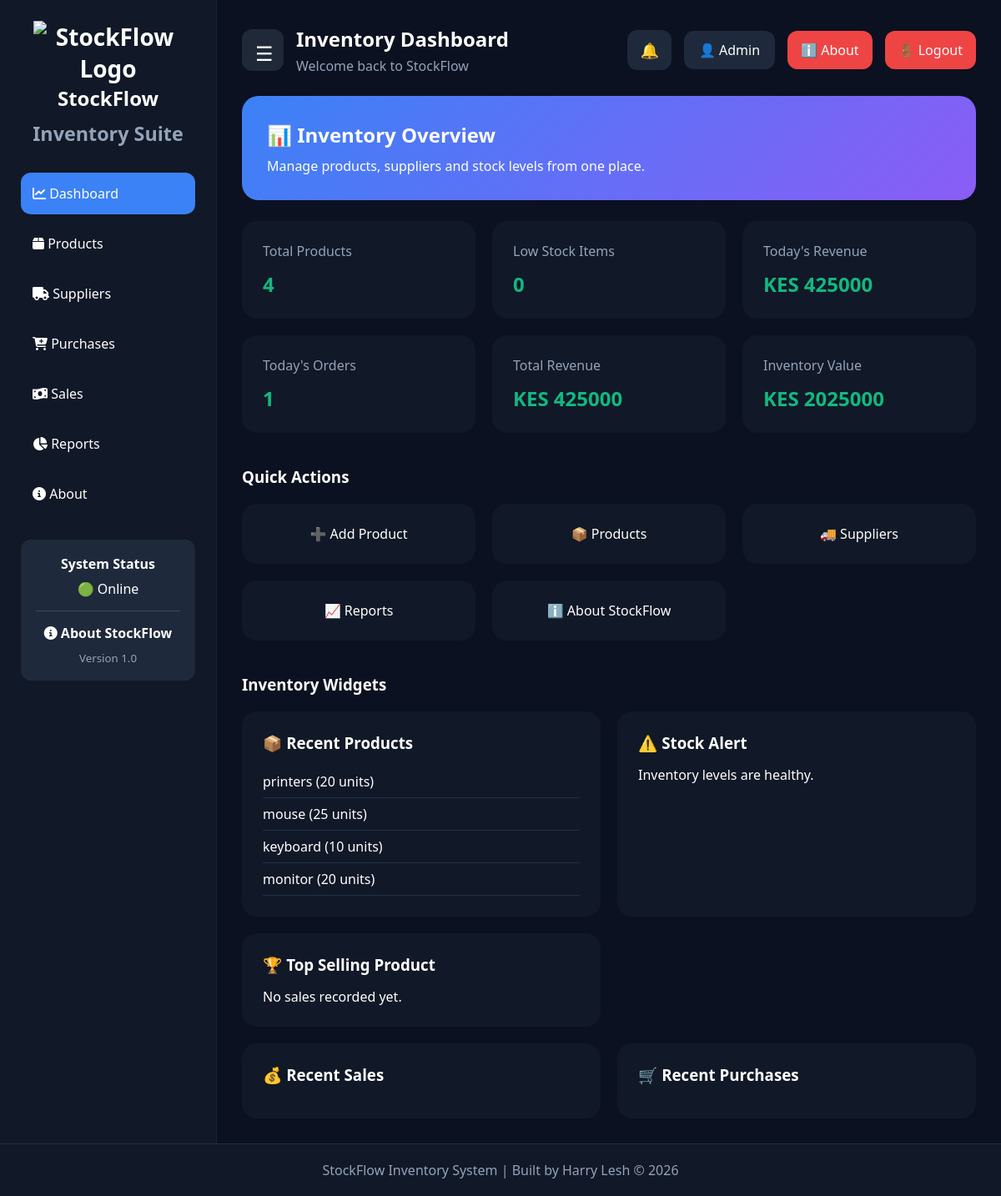
The app's page /dashboard (signed in) with its own data.
### tables this page shows
CREATE TABLE products(
        id INTEGER PRIMARY KEY AUTOINCREMENT,
        name TEXT NOT NULL,
        category TEXT NOT NULL,
        stock INTEGER NOT NULL,
        price REAL NOT NULL
    );

### app.py (the view)
@app.route("/dashboard")
def dashboard():
    if "user" not in session:
        return redirect("/")
    conn = sqlite3.connect("database.db")
    cursor = conn.cursor()
    cursor.execute("SELECT COUNT(*) FROM products")
    total_products = cursor.fetchone()[0]
    cursor.execute(
        "SELECT COUNT(*) FROM products WHERE stock < 10"
    )
    low_stock = cursor.fetchone()[0]
    cursor.execute("""
        SELECT name, stock
        FROM products
        WHERE stock < 10
        ORDER BY stock ASC
    """)
    low_stock_products = cursor.fetchall()
    cursor.execute("""
        SELECT *
        FROM products
        ORDER BY id DESC
        LIMIT 5
    """)
    recent_products = cursor.fetchall()
    cursor.execute("""
        SELECT IFNULL(
            SUM(quantity * selling_price),
            0
        )
        FROM sales
    """)
    total_revenue = cursor.fetchone()[0]
    cursor.execute("""
        SELECT IFNULL(
            SUM(stock * price),
            0
        )
        FROM products
    """)
    inventory_value = cursor.fetchone()[0]
    cursor.execute("""
        SELECT
            products.name,
            sales.quantity,
            sales.sale_date
        FROM sales
        JOIN products
        ON sales.product_id = products.id
        ORDER BY sales.id DESC
        LIMIT 5
    """)
    recent_sales = cursor.fetchall()
    cursor.execute("""
        SELECT
            products.name,
            purchases.quantity,
            purchases.purchase_date
        FROM purchases
        JOIN products
        ON purchases.product_id = products.id
        ORDER BY purchases.id DESC
        LIMIT 5
    """)
    recent_purchases = cursor.fetchall()
    from datetime import date
    today = date.today().strftime("%Y-%m-%d")
    cursor.execute("""
        SELECT IFNULL(
            SUM(quantity * selling_price),
            0
        )
        FROM sales
        WHERE sale_date = ?
    """, (today,))
    today_sales = cursor.fetchone()[0]
    cursor.execute("SELECT COUNT(*) FROM sales")
    total_orders = cursor.fetchone()[0]
    cursor.execute("""
        SELECT COUNT(*)
        FROM sales
        WHERE sale_date = ?
    """, (today,))
    today_orders = cursor.fetchone()[0]
    cursor.execute("""
        SELECT
            products.name,
            SUM(sales.quantity) AS sold
        FROM sales
        JOIN products
        ON sales.product_id = products.id
        GROUP BY products.name
        ORDER BY sold DESC
        LIMIT 1
    """)
    top_product = cursor.fetchone()
    conn.close()
    return render_template(
        "dashboard.html",
        total_products=total_products,
        low_stock=low_stock,
        low_stock_products=low_stock_products,
        recent_products=recent_products,
        recent_sales=recent_sales,
        recent_purchases=recent_purchases,
        total_revenue=total_revenue,
        inventory_value=inventory_value,
        today_sales=today_sales,
        total_orders=total_orders,
        today_orders=today_orders,
        top_product=top_product,
    )

### templates/dashboard.html (shortened to what this page needs)
{% extends "layout.html" %}
{% block content %}
<div class="dashboard-wrapper">
    <aside class="sidebar">
        <div class="logo">
            <img src="{{ url_for('static', filename='images/logo.png') }}" alt="StockFlow Logo" class="logo-img">
            <h2>StockFlow</h2>
            <small>Inventory Suite</small>
        </div>
        <ul class="menu">
            <li class="active">
                <a href="/dashboard">
                    <i class="fas fa-chart-line"></i>
                    Dashboard
                </a>
            </li>
            <li>
                <a href="/products">
                    <i class="fas fa-box"></i>
                    Products
                </a>
            </li>
            <li>
                <a href="/suppliers">
                    <i class="fas fa-truck"></i>
                    Suppliers
                </a>
            </li>
            <li>
                <a href="/purchases">
                    <i class="fas fa-cart-plus"></i>
                    Purchases
                </a>
            </li>
            <li>
                <a href="/sales">
                    <i class="fas fa-money-bill-wave"></i>
                    Sales
                </a>
            </li>
            <li>
                <a href="/reports">
                    <i class="fas fa-chart-pie"></i>
                    Reports
                </a>
            </li>
            <li>
                <a href="/about">
                    <i class="fas fa-circle-info"></i>
                    About
                </a>
            </li>
        </ul>
        <div class="sidebar-footer">
            <div class="footer-card">
                <h4>System Status</h4>
                <p>🟢 Online</p>
                <hr>
                <a href="/about" class="footer-link">
                    <i class="fas fa-circle-info"></i>
                    About StockFlow
                </a>
                <small class="version-text">
                    Version 1.0
                </small>
            </div>
        </div>
    </aside>
    <main class="main-content">
        <div class="topbar">
            <div class="top-left">
                <div class="menu-dropdown">
                    <button class="menu-btn" id="menuBtn">
                        ☰
                    </button>
                </div>
                <div>
                    <h2>Inventory Dashboard</h2>
                    <p class="welcome-text">
                        Welcome back to StockFlow
                    </p>
                </div>
            </div>
            <div class="top-right">
                <div class="notification-wrapper">
                    <button class="notification-btn">
                        🔔
                    </button>
                </div>
                <div class="profile-box">
                    👤 Admin
                </div>
                <a href="/about" class="logout-btn">
                    ℹ️ About
                </a>
                <a href="/logout" class="logout-btn">
                    🚪 Logout
                </a>
            </div>
        </div>
        <div class="welcome-banner">
            <h2>📊 Inventory Overview</h2>
            <p>
                Manage products, suppliers and stock levels
                from one place.
            </p>
        </div>
        <div class="stats-grid">
            <div class="stat-card">
                <span>Total Products</span>
                <h2>{{ total_products }}</h2>
            </div>
            <div class="stat-card">
                <span>Low Stock Items</span>
                <h2>{{ low_stock }}</h2>
            </div>
            <div class="stat-card">
                <span>Today's Revenue</span>
                <h2>KES {{ "%.0f"|format(today_sales) }}</h2>
            </div>
            <div class="stat-card">
                <span>Today's Orders</span>
                <h2>{{ today_orders }}</h2>
            </div>
            <div class="stat-card">
                <span>Total Revenue</span>
                <h2>KES {{ "%.0f"|format(total_revenue) }}</h2>
            </div>
            <div class="stat-card">
                <span>Inventory Value</span>
                <h2>KES {{ "%.0f"|format(inventory_value) }}</h2>
            </div>
        </div>
        <h3 class="section-title">
            Quick Actions
        </h3>
        <div class="action-grid">
            <a href="/add-product" class="action-card">
                ➕ Add Product
            </a>
            <a href="/products" class="action-card">
                📦 Products
            </a>
            <a href="/suppliers" class="action-card">
                🚚 Suppliers
            </a>
            <a href="/reports" class="action-card">
                📈 Reports
            </a>
            <a href="/about" class="action-card">
                ℹ️ About StockFlow
            </a>
        </div>
        <h3 class="section-title">
            Inventory Widgets
        </h3>
        <div class="widgets-grid">
            <div class="widget-card">
                <h3>📦 Recent Products</h3>
                <ul>
                    {% for product in recent_products %}
                    <li>
                        {{ product[1] }}
                        ({{ product[3] }} units)
                    </li>
                    {% endfor %}
                </ul>
            </div>
            <div class="widget-card">
                <h3>⚠️ Stock Alert</h3>
                {% if low_stock > 0 %}
                <p>
                    {{ low_stock }}
                    products need restocking.
                </p>
                {% else %}
                <p>
                    Inventory levels are healthy.
                </p>
                {% endif %}
            </div>
            <div class="widget-card">
                <h3>🏆 Top Selling Product</h3>
                {% if top_product %}
                <h2>{{ top_product[0] }}</h2>
                <p>
                    {{ top_product[1] }} units sold
                </p>
                {% else %}
                <p>No sales recorded yet.</p>
                {% endif %}
            </div>
        </div>
        <div class="widgets-grid">
            <div class="widget-card">
                <h3>💰 Recent Sales</h3>
            </div>
            <div class="widget-card">
                <h3>🛒 Recent Purchases</h3>
            </div>
        </div>
    </main>
</div>
{% endblock %}

### static/css/style.css (style rules this page uses)
* { margin: 0; padding: 0; box-sizing: border-box; font-family: 'Segoe UI', sans-serif; }
body { background: #0b1120; color: white; min-height: 100vh; display: flex; flex-direction: column; }
.dashboard-wrapper { display: flex; min-height: 100vh; }
.sidebar { width: 260px; background: #111827; padding: 25px; border-right: 1px solid rgba(255, 255, 255, .05); }
.logo { font-size: 28px; font-weight: 700; margin-bottom: 40px; }
.menu { list-style: none; }
.menu li { margin-bottom: 10px; }
.menu a { display: block; padding: 14px; border-radius: 12px; color: white; text-decoration: none; transition: .3s; }
.active a { background: #3b82f6; }
.main-content { flex: 1; padding: 30px; }
.topbar { display: flex; justify-content: space-between; align-items: center; }
.welcome-text { color: #94a3b8; margin-top: 5px; }
.profile-box { background: #1e293b; padding: 12px 18px; border-radius: 12px; }
.welcome-banner { margin-top: 25px; background: linear-gradient(135deg, #3b82f6, #8b5cf6); padding: 30px; border-radius: 20px; }
.welcome-banner p { margin-top: 10px; }
.stats-grid { display: grid; grid-template-columns: repeat(auto-fit, minmax(230px, 1fr)); gap: 20px; margin-top: 25px; }
.stat-card { background: #111827; border-radius: 18px; padding: 25px; transition: .3s; }
.stat-card span { color: #94a3b8; }
.stat-card h2 { margin-top: 12px; color: #10b981; }
.section-title { margin-top: 40px; margin-bottom: 20px; }
.action-grid { display: grid; grid-template-columns: repeat(auto-fit, minmax(220px, 1fr)); gap: 20px; }
.action-card { background: #111827; color: white; text-decoration: none; text-align: center; padding: 25px; border-radius: 18px; transition: .3s; }
.widgets-grid { display: grid; grid-template-columns: 1fr 1fr; gap: 20px; margin-top: 20px; }
.widget-card { background: #111827; padding: 25px; border-radius: 18px; }
.widget-card h3 { margin-bottom: 15px; }
.widget-card ul { list-style: none; }
.widget-card li { padding: 8px 0; border-bottom: 1px solid #233045; }
.top-left { display: flex; align-items: center; gap: 15px; }
.top-right { display: flex; align-items: center; gap: 15px; }
.menu-btn { background: #1e293b; color: white; border: none; padding: 12px 16px; border-radius: 10px; cursor: pointer; font-size: 18px; }
.logout-btn { background: #ef4444; color: white; text-decoration: none; padding: 12px 16px; border-radius: 12px; }
.sidebar-footer { margin-top: 40px; }
.footer-card { background: #1e293b; padding: 15px; border-radius: 12px; }
.footer-card h4 { margin-bottom: 8px; }
.logo { text-align: center; margin-bottom: 30px; }
.logo-img { width: 180px; height: auto; display: block; margin: auto; }
.logo h2 { font-size: 24px; margin-bottom: 5px; }
.logo small { color: #94a3b8; }
.notification-wrapper { position: relative; }
.notification-btn { background: #1e293b; border: none; color: white; padding: 14px; border-radius: 12px; cursor: pointer; position: relative; font-size: 18px; }
.notification-btn { background: #1e293b; border: none; color: white; padding: 12px 15px; border-radius: 12px; cursor: pointer; font-size: 18px; position: relative; }
.sidebar-footer { margin-top: auto; padding-top: 20px; }
.footer-card { background: #1e293b; padding: 18px; border-radius: 12px; text-align: center; }
.footer-card hr { border: none; border-top: 1px solid rgba(255, 255, 255, .15); margin: 15px 0; }
.footer-link { display: block; color: white; text-decoration: none; font-weight: 600; transition: .3s; }
.version-text { display: block; margin-top: 10px; color: #94a3b8; }
.menu-dropdown { position: relative; display: inline-block; }
.menu-btn { width: 50px; height: 50px; border: none; border-radius: 12px; background: #1f2937; color: white; font-size: 24px; cursor: pointer; }

### records on screen
products: name "printers", stock "20"
products: name "mouse", stock "25"
products: name "keyboard", stock "10"
products: name "monitor", stock "20"

### other values on screen
{{ total_products }} "4"
{{ low_stock }} "0"
{{ "%.0f"|format(today_sales) }} "425000"
{{ today_orders }} "1"
{{ "%.0f"|format(total_revenue) }} "425000"
{{ "%.0f"|format(inventory_value) }} "2025000"
